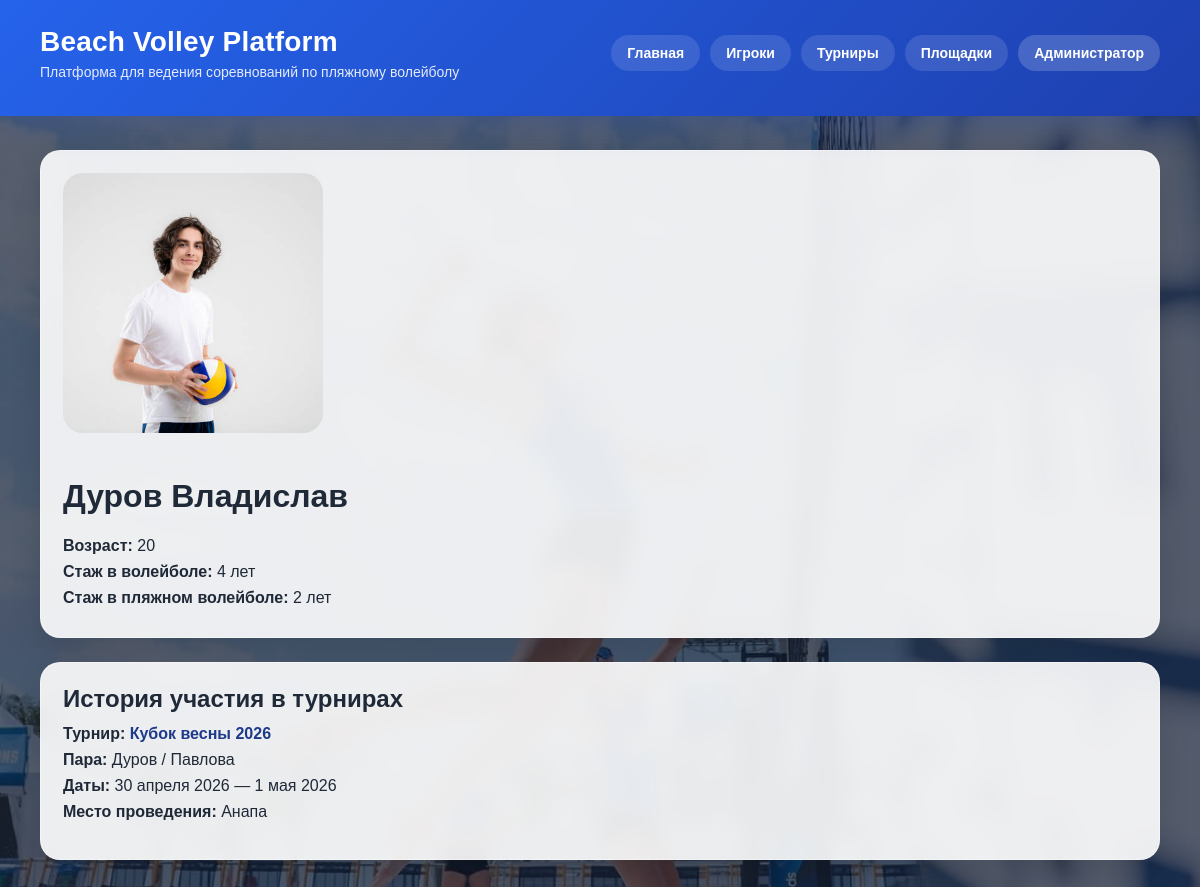
Page /players/2/ on the committed database.
### tournament/models.py (models this page shows, shortened)
class Player(models.Model):
    first_name = models.CharField('Имя', max_length=100)
    last_name = models.CharField('Фамилия', max_length=100)
    age = models.PositiveIntegerField('Возраст', null=True, blank=True)
    volleyball_experience = models.PositiveIntegerField('Стаж в волейболе', null=True, blank=True)
    beach_experience = models.PositiveIntegerField('Стаж в пляжном волейболе', null=True, blank=True)
    photo = models.ImageField('Фотография', upload_to='players/', null=True, blank=True)
    class Meta:
        verbose_name = 'Игрок'
        verbose_name_plural = 'Игроки'

class Tournament(models.Model):
    FORMAT_CHOICES = [
        ('single_elim', 'Олимпийская система'),
        ('double_elim', 'До двух поражений'),
    ]
    name = models.CharField('Название турнира', max_length=200)
    start_date = models.DateField('Дата начала')
    end_date = models.DateField('Дата окончания')
    location = models.CharField('Место проведения', max_length=255, blank=True)
    format_type = models.CharField('Формат турнира', max_length=30, choices=FORMAT_CHOICES)
    video_link = models.URLField('Ссылка на видео', blank=True)
    photo_album_link = models.URLField('Ссылка на фотоальбом', blank=True)
    BRACKET_SIZE_CHOICES = [
    (6, '6 команд'),
    (8, '8 команд'),
    (10, '10 команд'),
    (12, '12 команд'),
    (16, '16 команд'),
    (24, '24 команды'),
    (32, '32 команды'),
]
    bracket_size = models.PositiveIntegerField(
        'Размер сетки',
        choices=BRACKET_SIZE_CHOICES,
        null=True,
        blank=True
    )
    bracket_data = models.JSONField(
        'Данные сетки',
        default=dict,
        blank=True
    )
    class Meta:
        verbose_name = 'Турнир'
        verbose_name_plural = 'Турниры'

class TournamentPair(models.Model):
    tournament = models.ForeignKey(
        Tournament,
        on_delete=models.CASCADE,
        related_name='pairs',
        verbose_name='Турнир'
    )
    group = models.ForeignKey(
        TournamentGroup,
        on_delete=models.SET_NULL,
        null=True,
        blank=True,
        related_name='pairs',
        verbose_name='Группа'
    )
    player1 = models.ForeignKey(
        Player,
        on_delete=models.CASCADE,
        related_name='pairs_as_player1',
        verbose_name='Первый игрок'
    )
    player2 = models.ForeignKey(
        Player,
        on_delete=models.CASCADE,
        related_name='pairs_as_player2',
        verbose_name='Второй игрок'
    )
    class Meta:
        verbose_name = 'Пара турнира'
        verbose_name_plural = 'Пары турнира'
        unique_together = ('tournament', 'player1', 'player2')
    def __str__(self):
        return f'{self.player1.first_name} / {self.player2.first_name}'

### tournament/views.py (the view)
# urls.py: path('players/<int:player_id>/', views.player_detail, name='player_detail'),
def player_detail(request, player_id):
    player = get_object_or_404(Player, id=player_id)
    pairs = TournamentPair.objects.filter(player1=player) | TournamentPair.objects.filter(player2=player)
    history = [{'tournament': pair.tournament, 'pair': pair} for pair in pairs]
    return render(request, 'tournament/player_detail.html', {'player': player, 'history': history})

### tournament/templates/tournament/player_detail.html (shortened to what this page needs)
{% extends 'tournament/base.html' %}
{% block content %}
<div class="card" style="margin-bottom: 24px;">
    {% if player.photo %}
        <img src="{{ player.photo.url }}" alt="{{ player.first_name }} {{ player.last_name }}" style="width: 260px; height: 260px; object-fit: cover; border-radius: 20px; margin-bottom: 20px;">
    {% endif %}
    <h1>{{ player.first_name }} {{ player.last_name }}</h1>
    <p><strong>Возраст:</strong> {{ player.age|default:"—" }}</p>
    <p><strong>Стаж в волейболе:</strong> {{ player.volleyball_experience|default:"—" }} лет</p>
    <p><strong>Стаж в пляжном волейболе:</strong> {{ player.beach_experience|default:"—" }} лет</p>
</div>
<div class="card">
    <h2>История участия в турнирах</h2>
    {% for item in history %}
        <div style="margin-bottom: 16px;">
            <p>
                <strong>Турнир:</strong>
                <a class="link-title" href="/tournaments/{{ item.tournament.id }}/">
                    {{ item.tournament.name }}
                </a>
            </p>
            <p><strong>Пара:</strong> {{ item.pair }}</p>
            <p><strong>Даты:</strong> {{ item.tournament.start_date|date:"j E Y" }} — {{ item.tournament.end_date|date:"j E Y" }}</p>
            <p><strong>Место проведения:</strong> {{ item.tournament.location|default:"—" }}</p>
        </div>
    {% empty %}
        <p>Игрок пока не участвовал в турнирах.</p>
    {% endfor %}
</div>
{% endblock %}

### tournament/templates/tournament/base.html (shortened to what this page needs)
{% load static %}
<!DOCTYPE html>
<html lang="ru">
<head>
</head>
<body>
    <header class="site-header">
        <div class="wrap">
            <div class="header-top">
                <div class="brand">
                    <h1 class="brand-title">Beach Volley Platform</h1>
                    <p class="brand-subtitle">Платформа для ведения соревнований по пляжному волейболу</p>
                </div>
                <nav class="nav">
    <a href="/">Главная</a>
    <a href="/players/">Игроки</a>
    <a href="/tournaments/">Турниры</a>
    <a href="/courts/">Площадки</a>
    <a href="/admin/" style="background: rgba(255,255,255,0.18);">Администратор</a>
</nav>
            </div>
        </div>
    </header>
    <main class="page">
        <div class="wrap">
            {% block content %}{% endblock %}
        </div>
    </main>
</body>
</html>

### rows in the picture
Player: photo (picture), first_name "Дуров", last_name "Владислав", age "20", volleyball_experience "4", beach_experience "2"
Tournament: tournament.name "Кубок весны 2026", pair "Дуров / Павлова", tournament.start_date "30 апреля 2026", tournament.end_date "1 мая 2026", tournament.location "Анапа"
